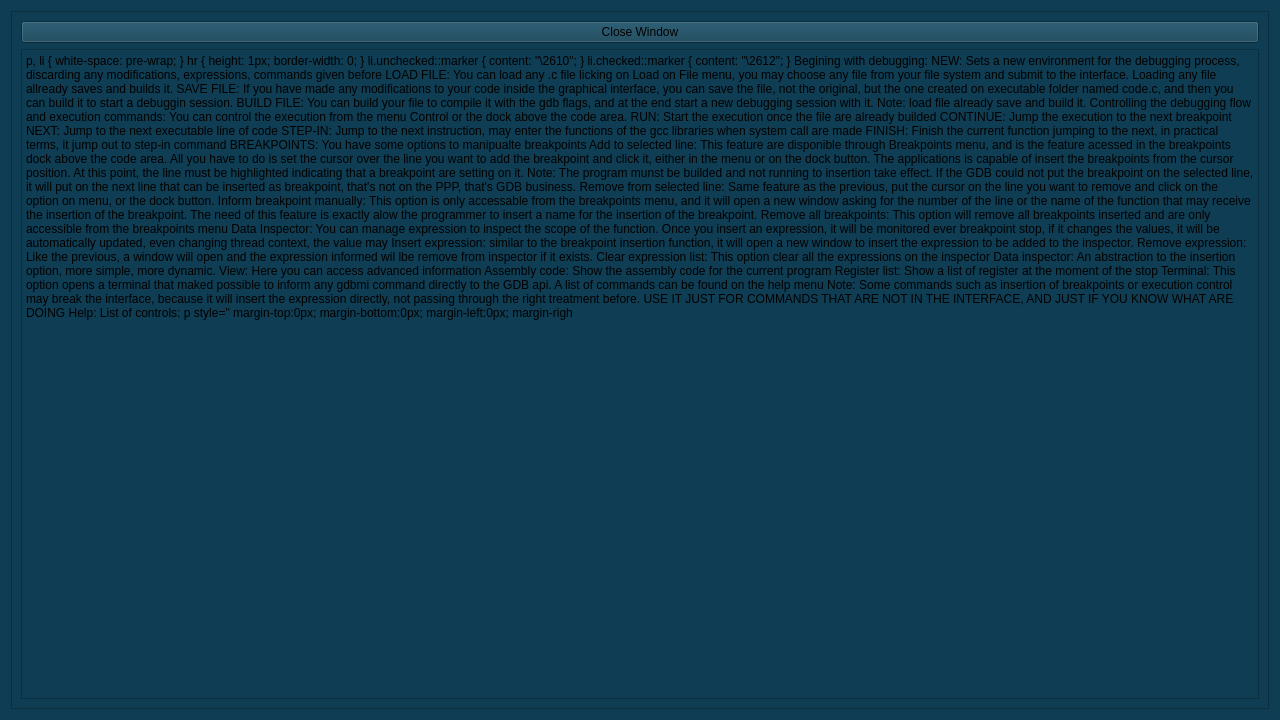
<?xml version="1.0" encoding="UTF-8"?>
<ui version="4.0">
 <class>Form</class>
 <widget class="QWidget" name="Form">
  <property name="geometry">
   <rect>
    <x>0</x>
    <y>0</y>
    <width>1280</width>
    <height>720</height>
   </rect>
  </property>
  <property name="windowTitle">
   <string>Form</string>
  </property>
  <property name="styleSheet">
   <string notr="true">QWidget {
	background-color:rgb(15, 61, 83);
}</string>
  </property>
  <layout class="QVBoxLayout" name="verticalLayout">
   <item>
    <widget class="QScrollArea" name="scrollArea">
     <property name="widgetResizable">
      <bool>true</bool>
     </property>
     <widget class="QWidget" name="scrollAreaWidgetContents">
      <property name="geometry">
       <rect>
        <x>0</x>
        <y>0</y>
        <width>1260</width>
        <height>700</height>
       </rect>
      </property>
      <layout class="QVBoxLayout" name="verticalLayout_2">
       <item>
        <widget class="QPushButton" name="closeButton">
         <property name="text">
          <string>Close Window</string>
         </property>
        </widget>
       </item>
       <item>
        <widget class="QTextBrowser" name="textBrowser">
         <property name="html">
          <string>&lt;!DOCTYPE HTML PUBLIC &quot;-//W3C//DTD HTML 4.0//EN&quot; &quot;http://www.w3.org/TR/REC-html40/strict.dtd&quot;&gt;
&lt;html&gt;&lt;head&gt;&lt;meta name=&quot;qrichtext&quot; content=&quot;1&quot; /&gt;&lt;meta charset=&quot;utf-8&quot; /&gt;&lt;style type=&quot;text/css&quot;&gt;
p, li { white-space: pre-wrap; }
hr { height: 1px; border-width: 0; }
li.unchecked::marker { content: &quot;\2610&quot;; }
li.checked::marker { content: &quot;\2612&quot;; }
&lt;/style&gt;&lt;/head&gt;&lt;body style=&quot; font-family:'Segoe UI'; font-size:9pt; font-weight:400; font-style:normal;&quot;&gt;
&lt;p style=&quot; margin-top:0px; margin-bottom:0px; margin-left:0px; margin-right:0px; -qt-block-indent:0; text-indent:0px;&quot;&gt;&lt;span style=&quot; font-size:12pt; color:#f44536;&quot;&gt;Begining with debugging:&lt;/span&gt;&lt;/p&gt;
&lt;p style=&quot;-qt-paragraph-type:empty; margin-top:0px; margin-bottom:0px; margin-left:0px; margin-right:0px; -qt-block-indent:0; text-indent:0px; font-size:12pt; color:#00fcd2;&quot;&gt;&lt;br /&gt;&lt;/p&gt;
&lt;p style=&quot; margin-top:0px; margin-bottom:0px; margin-left:0px; margin-right:0px; -qt-block-indent:0; text-indent:0px;&quot;&gt;&lt;span style=&quot; font-size:12pt; color:#00fcd2;&quot;&gt;NEW:&lt;/span&gt;&lt;/p&gt;
&lt;p style=&quot; margin-top:0px; margin-bottom:0px; margin-left:0px; margin-right:0px; -qt-block-indent:0; text-indent:0px;&quot;&gt;&lt;span style=&quot; font-size:12pt; color:#00fcd2;&quot;&gt;Sets a new environment for the debugging process, discarding any modifications, expressions, commands given before&lt;/span&gt;&lt;/p&gt;
&lt;p style=&quot;-qt-paragraph-type:empty; margin-top:0px; margin-bottom:0px; margin-left:0px; margin-right:0px; -qt-block-indent:0; text-indent:0px; font-size:12pt; color:#00fcd2;&quot;&gt;&lt;br /&gt;&lt;/p&gt;
&lt;p style=&quot; margin-top:0px; margin-bottom:0px; margin-left:0px; margin-right:0px; -qt-block-indent:0; text-indent:0px;&quot;&gt;&lt;span style=&quot; font-size:12pt; color:#00fcd2;&quot;&gt;LOAD FILE:&lt;/span&gt;&lt;/p&gt;
&lt;p style=&quot; margin-top:0px; margin-bottom:0px; margin-left:0px; margin-right:0px; -qt-block-indent:0; text-indent:0px;&quot;&gt;&lt;span style=&quot; font-size:12pt; color:#00fcd2;&quot;&gt;You can load any .c file licking on Load on File menu, you may choose any file from your file system and submit to the interface. Loading any file allready saves and builds it.&lt;/span&gt;&lt;/p&gt;
&lt;p style=&quot;-qt-paragraph-type:empty; margin-top:0px; margin-bottom:0px; margin-left:0px; margin-right:0px; -qt-block-indent:0; text-indent:0px; font-size:12pt; color:#00fcd2;&quot;&gt;&lt;br /&gt;&lt;/p&gt;
&lt;p style=&quot; margin-top:0px; margin-bottom:0px; margin-left:0px; margin-right:0px; -qt-block-indent:0; text-indent:0px;&quot;&gt;&lt;span style=&quot; font-size:12pt; color:#00fcd2;&quot;&gt;SAVE FILE:&lt;/span&gt;&lt;/p&gt;
&lt;p style=&quot; margin-top:0px; margin-bottom:0px; margin-left:0px; margin-right:0px; -qt-block-indent:0; text-indent:0px;&quot;&gt;&lt;span style=&quot; font-size:12pt; color:#00fcd2;&quot;&gt;If you have made any modifications to your code inside the graphical interface, you can save the file, not the original, but the one created on executable folder named code.c, and then you can build it to start a debuggin session. &lt;/span&gt;&lt;/p&gt;
&lt;p style=&quot;-qt-paragraph-type:empty; margin-top:0px; margin-bottom:0px; margin-left:0px; margin-right:0px; -qt-block-indent:0; text-indent:0px; font-size:12pt; color:#00fcd2;&quot;&gt;&lt;br /&gt;&lt;/p&gt;
&lt;p style=&quot; margin-top:0px; margin-bottom:0px; margin-left:0px; margin-right:0px; -qt-block-indent:0; text-indent:0px;&quot;&gt;&lt;span style=&quot; font-size:12pt; color:#00fcd2;&quot;&gt;BUILD FILE:&lt;/span&gt;&lt;/p&gt;
&lt;p style=&quot; margin-top:0px; margin-bottom:0px; margin-left:0px; margin-right:0px; -qt-block-indent:0; text-indent:0px;&quot;&gt;&lt;span style=&quot; font-size:12pt; color:#00fcd2;&quot;&gt;You can build your file to compile it with the gdb flags, and at the end start a new debugging session with it.&lt;/span&gt;&lt;/p&gt;
&lt;p style=&quot; margin-top:0px; margin-bottom:0px; margin-left:0px; margin-right:0px; -qt-block-indent:0; text-indent:0px;&quot;&gt;&lt;span style=&quot; font-size:12pt; color:#00fcd2;&quot;&gt;Note: load file already save and build it.&lt;/span&gt;&lt;/p&gt;
&lt;p style=&quot;-qt-paragraph-type:empty; margin-top:0px; margin-bottom:0px; margin-left:0px; margin-right:0px; -qt-block-indent:0; text-indent:0px; font-size:12pt; color:#00fcd2;&quot;&gt;&lt;br /&gt;&lt;/p&gt;
&lt;p style=&quot; margin-top:0px; margin-bottom:0px; margin-left:0px; margin-right:0px; -qt-block-indent:0; text-indent:0px;&quot;&gt;&lt;span style=&quot; font-size:12pt; color:#f44536;&quot;&gt;Controlling the debugging flow and execution commands:&lt;/span&gt;&lt;span style=&quot; font-size:12pt; color:#00fcd2;&quot;&gt;	&lt;/span&gt;&lt;/p&gt;
&lt;p style=&quot; margin-top:0px; margin-bottom:0px; margin-left:0px; margin-right:0px; -qt-block-indent:0; text-indent:0px;&quot;&gt;&lt;span style=&quot; font-size:12pt; color:#00fcd2;&quot;&gt;You can control the execution from the menu Control or the dock above the code area.&lt;/span&gt;&lt;/p&gt;
&lt;p style=&quot;-qt-paragraph-type:empty; margin-top:0px; margin-bottom:0px; margin-left:0px; margin-right:0px; -qt-block-indent:0; text-indent:0px; font-size:12pt; color:#00fcd2;&quot;&gt;&lt;br /&gt;&lt;/p&gt;
&lt;p style=&quot; margin-top:0px; margin-bottom:0px; margin-left:0px; margin-right:0px; -qt-block-indent:0; text-indent:0px;&quot;&gt;&lt;span style=&quot; font-size:12pt; color:#00fcd2;&quot;&gt;RUN:&lt;/span&gt;&lt;/p&gt;
&lt;p style=&quot; margin-top:0px; margin-bottom:0px; margin-left:0px; margin-right:0px; -qt-block-indent:0; text-indent:0px;&quot;&gt;&lt;span style=&quot; font-size:12pt; color:#00fcd2;&quot;&gt;Start the execution once the file are already builded&lt;/span&gt;&lt;/p&gt;
&lt;p style=&quot; margin-top:0px; margin-bottom:0px; margin-left:0px; margin-right:0px; -qt-block-indent:0; text-indent:0px;&quot;&gt;&lt;span style=&quot; font-size:12pt; color:#00fcd2;&quot;&gt;	&lt;/span&gt;&lt;/p&gt;
&lt;p style=&quot; margin-top:0px; margin-bottom:0px; margin-left:0px; margin-right:0px; -qt-block-indent:0; text-indent:0px;&quot;&gt;&lt;span style=&quot; font-size:12pt; color:#00fcd2;&quot;&gt;CONTINUE:&lt;/span&gt;&lt;/p&gt;
&lt;p style=&quot; margin-top:0px; margin-bottom:0px; margin-left:0px; margin-right:0px; -qt-block-indent:0; text-indent:0px;&quot;&gt;&lt;span style=&quot; font-size:12pt; color:#00fcd2;&quot;&gt;Jump the execution to the next breakpoint&lt;/span&gt;&lt;/p&gt;
&lt;p style=&quot; margin-top:0px; margin-bottom:0px; margin-left:0px; margin-right:0px; -qt-block-indent:0; text-indent:0px;&quot;&gt;&lt;span style=&quot; font-size:12pt; color:#00fcd2;&quot;&gt;	&lt;/span&gt;&lt;/p&gt;
&lt;p style=&quot; margin-top:0px; margin-bottom:0px; margin-left:0px; margin-right:0px; -qt-block-indent:0; text-indent:0px;&quot;&gt;&lt;span style=&quot; font-size:12pt; color:#00fcd2;&quot;&gt;NEXT: &lt;/span&gt;&lt;/p&gt;
&lt;p style=&quot; margin-top:0px; margin-bottom:0px; margin-left:0px; margin-right:0px; -qt-block-indent:0; text-indent:0px;&quot;&gt;&lt;span style=&quot; font-size:12pt; color:#00fcd2;&quot;&gt;Jump to the next executable line of code&lt;/span&gt;&lt;/p&gt;
&lt;p style=&quot;-qt-paragraph-type:empty; margin-top:0px; margin-bottom:0px; margin-left:0px; margin-right:0px; -qt-block-indent:0; text-indent:0px; font-size:12pt; color:#00fcd2;&quot;&gt;&lt;br /&gt;&lt;/p&gt;
&lt;p style=&quot; margin-top:0px; margin-bottom:0px; margin-left:0px; margin-right:0px; -qt-block-indent:0; text-indent:0px;&quot;&gt;&lt;span style=&quot; font-size:12pt; color:#00fcd2;&quot;&gt;STEP-IN: &lt;/span&gt;&lt;/p&gt;
&lt;p style=&quot; margin-top:0px; margin-bottom:0px; margin-left:0px; margin-right:0px; -qt-block-indent:0; text-indent:0px;&quot;&gt;&lt;span style=&quot; font-size:12pt; color:#00fcd2;&quot;&gt;Jump to the next instruction, may enter the functions of the gcc libraries when system call are made&lt;/span&gt;&lt;/p&gt;
&lt;p style=&quot;-qt-paragraph-type:empty; margin-top:0px; margin-bottom:0px; margin-left:0px; margin-right:0px; -qt-block-indent:0; text-indent:0px; font-size:12pt; color:#00fcd2;&quot;&gt;&lt;br /&gt;&lt;/p&gt;
&lt;p style=&quot; margin-top:0px; margin-bottom:0px; margin-left:0px; margin-right:0px; -qt-block-indent:0; text-indent:0px;&quot;&gt;&lt;span style=&quot; font-size:12pt; color:#00fcd2;&quot;&gt;FINISH: &lt;/span&gt;&lt;/p&gt;
&lt;p style=&quot; margin-top:0px; margin-bottom:0px; margin-left:0px; margin-right:0px; -qt-block-indent:0; text-indent:0px;&quot;&gt;&lt;span style=&quot; font-size:12pt; color:#00fcd2;&quot;&gt;Finish the current function jumping to the next, in practical terms, it jump out to step-in command&lt;/span&gt;&lt;/p&gt;
&lt;p style=&quot;-qt-paragraph-type:empty; margin-top:0px; margin-bottom:0px; margin-left:0px; margin-right:0px; -qt-block-indent:0; text-indent:0px; font-size:12pt; color:#00fcd2;&quot;&gt;&lt;br /&gt;&lt;/p&gt;
&lt;p style=&quot; margin-top:0px; margin-bottom:0px; margin-left:0px; margin-right:0px; -qt-block-indent:0; text-indent:0px;&quot;&gt;&lt;span style=&quot; font-size:12pt; color:#f44536;&quot;&gt;BREAKPOINTS:&lt;/span&gt;&lt;span style=&quot; font-size:12pt; color:#00fcd2;&quot;&gt;	&lt;/span&gt;&lt;/p&gt;
&lt;p style=&quot; margin-top:0px; margin-bottom:0px; margin-left:0px; margin-right:0px; -qt-block-indent:0; text-indent:0px;&quot;&gt;&lt;span style=&quot; font-size:12pt; color:#00fcd2;&quot;&gt;You have some options to manipualte breakpoints&lt;/span&gt;&lt;/p&gt;
&lt;p style=&quot;-qt-paragraph-type:empty; margin-top:0px; margin-bottom:0px; margin-left:0px; margin-right:0px; -qt-block-indent:0; text-indent:0px; font-size:12pt; color:#00fcd2;&quot;&gt;&lt;br /&gt;&lt;/p&gt;
&lt;p style=&quot; margin-top:0px; margin-bottom:0px; margin-left:0px; margin-right:0px; -qt-block-indent:0; text-indent:0px;&quot;&gt;&lt;span style=&quot; font-size:12pt; color:#00fcd2;&quot;&gt;Add to selected line:&lt;/span&gt;&lt;/p&gt;
&lt;p style=&quot; margin-top:0px; margin-bottom:0px; margin-left:0px; margin-right:0px; -qt-block-indent:0; text-indent:0px;&quot;&gt;&lt;span style=&quot; font-size:12pt; color:#00fcd2;&quot;&gt;This feature are disponible through Breakpoints menu, and is the feature acessed in the breakpoints dock above the code area.&lt;/span&gt;&lt;/p&gt;
&lt;p style=&quot; margin-top:0px; margin-bottom:0px; margin-left:0px; margin-right:0px; -qt-block-indent:0; text-indent:0px;&quot;&gt;&lt;span style=&quot; font-size:12pt; color:#00fcd2;&quot;&gt;All you have to do is set the cursor over the line you want to add the breakpoint and click it, either in the menu or on the dock button. The applications is capable of insert the breakpoints from the cursor position.&lt;/span&gt;&lt;/p&gt;
&lt;p style=&quot; margin-top:0px; margin-bottom:0px; margin-left:0px; margin-right:0px; -qt-block-indent:0; text-indent:0px;&quot;&gt;&lt;span style=&quot; font-size:12pt; color:#00fcd2;&quot;&gt;At this point, the line must be highlighted indicating that a breakpoint are setting on it.&lt;/span&gt;&lt;/p&gt;
&lt;p style=&quot; margin-top:0px; margin-bottom:0px; margin-left:0px; margin-right:0px; -qt-block-indent:0; text-indent:0px;&quot;&gt;&lt;span style=&quot; font-size:12pt; color:#00fcd2;&quot;&gt;Note:&lt;/span&gt;&lt;/p&gt;
&lt;p style=&quot; margin-top:0px; margin-bottom:0px; margin-left:0px; margin-right:0px; -qt-block-indent:0; text-indent:0px;&quot;&gt;&lt;span style=&quot; font-size:12pt; color:#00fcd2;&quot;&gt;The program munst be builded and not running to insertion take effect.&lt;/span&gt;&lt;/p&gt;
&lt;p style=&quot; margin-top:0px; margin-bottom:0px; margin-left:0px; margin-right:0px; -qt-block-indent:0; text-indent:0px;&quot;&gt;&lt;span style=&quot; font-size:12pt; color:#00fcd2;&quot;&gt;If the GDB could not put the breakpoint on the selected line, it will put on the next line that can be inserted as breakpoint, that's not on the PPP, that's GDB business.&lt;/span&gt;&lt;/p&gt;
&lt;p style=&quot;-qt-paragraph-type:empty; margin-top:0px; margin-bottom:0px; margin-left:0px; margin-right:0px; -qt-block-indent:0; text-indent:0px; font-size:12pt; color:#00fcd2;&quot;&gt;&lt;br /&gt;&lt;/p&gt;
&lt;p style=&quot; margin-top:0px; margin-bottom:0px; margin-left:0px; margin-right:0px; -qt-block-indent:0; text-indent:0px;&quot;&gt;&lt;span style=&quot; font-size:12pt; color:#00fcd2;&quot;&gt;Remove from selected line:&lt;/span&gt;&lt;/p&gt;
&lt;p style=&quot; margin-top:0px; margin-bottom:0px; margin-left:0px; margin-right:0px; -qt-block-indent:0; text-indent:0px;&quot;&gt;&lt;span style=&quot; font-size:12pt; color:#00fcd2;&quot;&gt;Same feature as the previous, put the cursor on the line you want to remove and click on the option on menu, or the dock button.&lt;/span&gt;&lt;/p&gt;
&lt;p style=&quot;-qt-paragraph-type:empty; margin-top:0px; margin-bottom:0px; margin-left:0px; margin-right:0px; -qt-block-indent:0; text-indent:0px; font-size:12pt; color:#00fcd2;&quot;&gt;&lt;br /&gt;&lt;/p&gt;
&lt;p style=&quot; margin-top:0px; margin-bottom:0px; margin-left:0px; margin-right:0px; -qt-block-indent:0; text-indent:0px;&quot;&gt;&lt;span style=&quot; font-size:12pt; color:#00fcd2;&quot;&gt;Inform breakpoint manually:&lt;/span&gt;&lt;/p&gt;
&lt;p style=&quot; margin-top:0px; margin-bottom:0px; margin-left:0px; margin-right:0px; -qt-block-indent:0; text-indent:0px;&quot;&gt;&lt;span style=&quot; font-size:12pt; color:#00fcd2;&quot;&gt;This option is only accessable from the breakpoints menu, and it will open a new window asking for the number of the line or the name of the function that may receive the insertion of the breakpoint.&lt;/span&gt;&lt;/p&gt;
&lt;p style=&quot; margin-top:0px; margin-bottom:0px; margin-left:0px; margin-right:0px; -qt-block-indent:0; text-indent:0px;&quot;&gt;&lt;span style=&quot; font-size:12pt; color:#00fcd2;&quot;&gt;The need of this feature is exactly alow the programmer to insert a name for the insertion of the breakpoint.&lt;/span&gt;&lt;/p&gt;
&lt;p style=&quot;-qt-paragraph-type:empty; margin-top:0px; margin-bottom:0px; margin-left:0px; margin-right:0px; -qt-block-indent:0; text-indent:0px; font-size:12pt; color:#00fcd2;&quot;&gt;&lt;br /&gt;&lt;/p&gt;
&lt;p style=&quot; margin-top:0px; margin-bottom:0px; margin-left:0px; margin-right:0px; -qt-block-indent:0; text-indent:0px;&quot;&gt;&lt;span style=&quot; font-size:12pt; color:#00fcd2;&quot;&gt;Remove all breakpoints:&lt;/span&gt;&lt;/p&gt;
&lt;p style=&quot; margin-top:0px; margin-bottom:0px; margin-left:0px; margin-right:0px; -qt-block-indent:0; text-indent:0px;&quot;&gt;&lt;span style=&quot; font-size:12pt; color:#00fcd2;&quot;&gt;This option will remove all breakpoints inserted and are only accessible from the breakpoints menu&lt;/span&gt;&lt;/p&gt;
&lt;p style=&quot;-qt-paragraph-type:empty; margin-top:0px; margin-bottom:0px; margin-left:0px; margin-right:0px; -qt-block-indent:0; text-indent:0px; font-size:12pt; color:#00fcd2;&quot;&gt;&lt;br /&gt;&lt;/p&gt;
&lt;p style=&quot; margin-top:0px; margin-bottom:0px; margin-left:0px; margin-right:0px; -qt-block-indent:0; text-indent:0px;&quot;&gt;&lt;span style=&quot; font-size:12pt; color:#f44536;&quot;&gt;Data Inspector:&lt;/span&gt;&lt;span style=&quot; font-size:12pt; color:#00fcd2;&quot;&gt;	&lt;/span&gt;&lt;/p&gt;
&lt;p style=&quot; margin-top:0px; margin-bottom:0px; margin-left:0px; margin-right:0px; -qt-block-indent:0; text-indent:0px;&quot;&gt;&lt;span style=&quot; font-size:12pt; color:#00fcd2;&quot;&gt;You can manage expression to inspect the scope of the function.&lt;/span&gt;&lt;/p&gt;
&lt;p style=&quot; margin-top:0px; margin-bottom:0px; margin-left:0px; margin-right:0px; -qt-block-indent:0; text-indent:0px;&quot;&gt;&lt;span style=&quot; font-size:12pt; color:#00fcd2;&quot;&gt;Once you insert an expression, it will be monitored ever breakpoint stop, if it changes the values, it will be automatically updated, even changing thread context, the value may &lt;/span&gt;&lt;/p&gt;
&lt;p style=&quot;-qt-paragraph-type:empty; margin-top:0px; margin-bottom:0px; margin-left:0px; margin-right:0px; -qt-block-indent:0; text-indent:0px; font-size:12pt; color:#00fcd2;&quot;&gt;&lt;br /&gt;&lt;/p&gt;
&lt;p style=&quot; margin-top:0px; margin-bottom:0px; margin-left:0px; margin-right:0px; -qt-block-indent:0; text-indent:0px;&quot;&gt;&lt;span style=&quot; font-size:12pt; color:#00fcd2;&quot;&gt;Insert expression:&lt;/span&gt;&lt;/p&gt;
&lt;p style=&quot; margin-top:0px; margin-bottom:0px; margin-left:0px; margin-right:0px; -qt-block-indent:0; text-indent:0px;&quot;&gt;&lt;span style=&quot; font-size:12pt; color:#00fcd2;&quot;&gt;similar to the breakpoint insertion function, it will open a new window to insert the expression to be added to the inspector.&lt;/span&gt;&lt;/p&gt;
&lt;p style=&quot;-qt-paragraph-type:empty; margin-top:0px; margin-bottom:0px; margin-left:0px; margin-right:0px; -qt-block-indent:0; text-indent:0px; font-size:12pt; color:#00fcd2;&quot;&gt;&lt;br /&gt;&lt;/p&gt;
&lt;p style=&quot; margin-top:0px; margin-bottom:0px; margin-left:0px; margin-right:0px; -qt-block-indent:0; text-indent:0px;&quot;&gt;&lt;span style=&quot; font-size:12pt; color:#00fcd2;&quot;&gt;Remove expression:&lt;/span&gt;&lt;/p&gt;
&lt;p style=&quot; margin-top:0px; margin-bottom:0px; margin-left:0px; margin-right:0px; -qt-block-indent:0; text-indent:0px;&quot;&gt;&lt;span style=&quot; font-size:12pt; color:#00fcd2;&quot;&gt;Like the previous, a window will open and the expression informed wil lbe remove from inspector if it exists.&lt;/span&gt;&lt;/p&gt;
&lt;p style=&quot;-qt-paragraph-type:empty; margin-top:0px; margin-bottom:0px; margin-left:0px; margin-right:0px; -qt-block-indent:0; text-indent:0px; font-size:12pt; color:#00fcd2;&quot;&gt;&lt;br /&gt;&lt;/p&gt;
&lt;p style=&quot; margin-top:0px; margin-bottom:0px; margin-left:0px; margin-right:0px; -qt-block-indent:0; text-indent:0px;&quot;&gt;&lt;span style=&quot; font-size:12pt; color:#00fcd2;&quot;&gt;Clear expression list:&lt;/span&gt;&lt;/p&gt;
&lt;p style=&quot; margin-top:0px; margin-bottom:0px; margin-left:0px; margin-right:0px; -qt-block-indent:0; text-indent:0px;&quot;&gt;&lt;span style=&quot; font-size:12pt; color:#00fcd2;&quot;&gt;This option clear all the expressions on the inspector&lt;/span&gt;&lt;/p&gt;
&lt;p style=&quot;-qt-paragraph-type:empty; margin-top:0px; margin-bottom:0px; margin-left:0px; margin-right:0px; -qt-block-indent:0; text-indent:0px; font-size:12pt; color:#00fcd2;&quot;&gt;&lt;br /&gt;&lt;/p&gt;
&lt;p style=&quot; margin-top:0px; margin-bottom:0px; margin-left:0px; margin-right:0px; -qt-block-indent:0; text-indent:0px;&quot;&gt;&lt;span style=&quot; font-size:12pt; color:#00fcd2;&quot;&gt;Data inspector:&lt;/span&gt;&lt;/p&gt;
&lt;p style=&quot; margin-top:0px; margin-bottom:0px; margin-left:0px; margin-right:0px; -qt-block-indent:0; text-indent:0px;&quot;&gt;&lt;span style=&quot; font-size:12pt; color:#00fcd2;&quot;&gt;An abstraction to the insertion option, more simple, more dynamic.&lt;/span&gt;&lt;/p&gt;
&lt;p style=&quot;-qt-paragraph-type:empty; margin-top:0px; margin-bottom:0px; margin-left:0px; margin-right:0px; -qt-block-indent:0; text-indent:0px; font-size:12pt; color:#00fcd2;&quot;&gt;&lt;br /&gt;&lt;/p&gt;
&lt;p style=&quot; margin-top:0px; margin-bottom:0px; margin-left:0px; margin-right:0px; -qt-block-indent:0; text-indent:0px;&quot;&gt;&lt;span style=&quot; font-size:12pt; color:#f44536;&quot;&gt;View:&lt;/span&gt;&lt;span style=&quot; font-size:12pt; color:#00fcd2;&quot;&gt;	&lt;/span&gt;&lt;/p&gt;
&lt;p style=&quot; margin-top:0px; margin-bottom:0px; margin-left:0px; margin-right:0px; -qt-block-indent:0; text-indent:0px;&quot;&gt;&lt;span style=&quot; font-size:12pt; color:#00fcd2;&quot;&gt;Here you can access advanced information&lt;/span&gt;&lt;/p&gt;
&lt;p style=&quot;-qt-paragraph-type:empty; margin-top:0px; margin-bottom:0px; margin-left:0px; margin-right:0px; -qt-block-indent:0; text-indent:0px; font-size:12pt; color:#00fcd2;&quot;&gt;&lt;br /&gt;&lt;/p&gt;
&lt;p style=&quot; margin-top:0px; margin-bottom:0px; margin-left:0px; margin-right:0px; -qt-block-indent:0; text-indent:0px;&quot;&gt;&lt;span style=&quot; font-size:12pt; color:#00fcd2;&quot;&gt;Assembly code:&lt;/span&gt;&lt;/p&gt;
&lt;p style=&quot; margin-top:0px; margin-bottom:0px; margin-left:0px; margin-right:0px; -qt-block-indent:0; text-indent:0px;&quot;&gt;&lt;span style=&quot; font-size:12pt; color:#00fcd2;&quot;&gt;Show the assembly code for the current program&lt;/span&gt;&lt;/p&gt;
&lt;p style=&quot;-qt-paragraph-type:empty; margin-top:0px; margin-bottom:0px; margin-left:0px; margin-right:0px; -qt-block-indent:0; text-indent:0px;&quot;&gt;&lt;br /&gt;&lt;/p&gt;
&lt;p style=&quot; margin-top:0px; margin-bottom:0px; margin-left:0px; margin-right:0px; -qt-block-indent:0; text-indent:0px;&quot;&gt;&lt;span style=&quot; font-size:12pt; color:#00fcd2;&quot;&gt;Register list:&lt;/span&gt;&lt;/p&gt;
&lt;p style=&quot; margin-top:0px; margin-bottom:0px; margin-left:0px; margin-right:0px; -qt-block-indent:0; text-indent:0px;&quot;&gt;&lt;span style=&quot; font-size:12pt; color:#00fcd2;&quot;&gt;Show a list of register at the moment of the stop&lt;/span&gt;&lt;/p&gt;
&lt;p style=&quot;-qt-paragraph-type:empty; margin-top:0px; margin-bottom:0px; margin-left:0px; margin-right:0px; -qt-block-indent:0; text-indent:0px; font-size:12pt; color:#00fcd2;&quot;&gt;&lt;br /&gt;&lt;/p&gt;
&lt;p style=&quot; margin-top:0px; margin-bottom:0px; margin-left:0px; margin-right:0px; -qt-block-indent:0; text-indent:0px;&quot;&gt;&lt;span style=&quot; font-size:12pt; color:#f44536;&quot;&gt;Terminal:&lt;/span&gt;&lt;span style=&quot; font-size:12pt; color:#00fcd2;&quot;&gt;	&lt;/span&gt;&lt;/p&gt;
&lt;p style=&quot; margin-top:0px; margin-bottom:0px; margin-left:0px; margin-right:0px; -qt-block-indent:0; text-indent:0px;&quot;&gt;&lt;span style=&quot; font-size:12pt; color:#00fcd2;&quot;&gt;This option opens a terminal that maked possible to inform any gdbmi command directly to the GDB api. A list of commands can be found on the help menu&lt;/span&gt;&lt;/p&gt;
&lt;p style=&quot; margin-top:0px; margin-bottom:0px; margin-left:0px; margin-right:0px; -qt-block-indent:0; text-indent:0px;&quot;&gt;&lt;span style=&quot; font-size:12pt; color:#00fcd2;&quot;&gt;Note: Some commands such as insertion of breakpoints or execution control may break the interface, because it will insert the expression directly, not passing through the right treatment before. USE IT JUST FOR COMMANDS THAT ARE NOT IN THE INTERFACE, AND JUST IF YOU KNOW WHAT ARE DOING&lt;/span&gt;&lt;/p&gt;
&lt;p style=&quot;-qt-paragraph-type:empty; margin-top:0px; margin-bottom:0px; margin-left:0px; margin-right:0px; -qt-block-indent:0; text-indent:0px; font-size:12pt; color:#00fcd2;&quot;&gt;&lt;br /&gt;&lt;/p&gt;
&lt;p style=&quot; margin-top:0px; margin-bottom:0px; margin-left:0px; margin-right:0px; -qt-block-indent:0; text-indent:0px;&quot;&gt;&lt;span style=&quot; font-size:12pt; color:#f44536;&quot;&gt;Help:&lt;/span&gt;&lt;span style=&quot; font-size:12pt; color:#00fcd2;&quot;&gt;	&lt;/span&gt;&lt;/p&gt;
&lt;p style=&quot; margin-top:0px; margin-bottom:0px; margin-left:0px; margin-right:0px; -qt-block-indent:0; text-indent:0px;&quot;&gt;&lt;span style=&quot; font-size:12pt; color:#00fcd2;&quot;&gt;List of controls:&lt;/span&gt;&lt;/p&gt;
&lt;p style=&quot; margin-top:0px; margin-bottom:0px; margin-left:0px; margin-right:0px; -qt-block-indent:0; text-indent:0px;&quot;&gt;&lt;span style=&quot; font-size:12pt; color:#00fcd2;&quot;&gt;This current window&lt;/span&gt;&lt;/p&gt;
&lt;p style=&quot;-qt-paragraph-type:empty; margin-top:0px; margin-bottom:0px; margin-left:0px; margin-right:0px; -qt-block-indent:0; text-indent:0px; font-size:12pt; color:#00fcd2;&quot;&gt;&lt;br /&gt;&lt;/p&gt;
&lt;p style=&quot; margin-top:0px; margin-bottom:0px; margin-left:0px; margin-right:0px; -qt-block-indent:0; text-indent:0px;&quot;&gt;&lt;span style=&quot; font-size:12pt; color:#00fcd2;&quot;&gt;List of commands:&lt;/span&gt;&lt;/p&gt;
&lt;p style=&quot; margin-top:0px; margin-bottom:0px; margin-left:0px; margin-right:0px; -qt-block-indent:0; text-indent:0px;&quot;&gt;&lt;span style=&quot; font-size:12pt; color:#00fcd2;&quot;&gt;A list of gdbmi commands to be used on the terminal&lt;/span&gt;&lt;/p&gt;
&lt;p style=&quot;-qt-paragraph-type:empty; margin-top:0px; margin-bottom:0px; margin-left:0px; margin-right:0px; -qt-block-indent:0; text-indent:0px; font-size:12pt; color:#00fcd2;&quot;&gt;&lt;br /&gt;&lt;/p&gt;
&lt;p style=&quot; margin-top:0px; margin-bottom:0px; margin-left:0px; margin-right:0px; -qt-block-indent:0; text-indent:0px;&quot;&gt;&lt;span style=&quot; font-size:12pt; color:#00fcd2;&quot;&gt;Documentation:&lt;/span&gt;&lt;/p&gt;
&lt;p style=&quot; margin-top:0px; margin-bottom:0px; margin-left:0px; margin-right:0px; -qt-block-indent:0; text-indent:0px;&quot;&gt;&lt;span style=&quot; font-size:12pt; color:#00fcd2;&quot;&gt;Information about the documentations of the application, project, github repository and monography&lt;/span&gt;&lt;/p&gt;
&lt;p style=&quot;-qt-paragraph-type:empty; margin-top:0px; margin-bottom:0px; margin-left:0px; margin-right:0px; -qt-block-indent:0; text-indent:0px; font-size:12pt; color:#00fcd2;&quot;&gt;&lt;br /&gt;&lt;/p&gt;
&lt;p style=&quot; margin-top:0px; margin-bottom:0px; margin-left:0px; margin-right:0px; -qt-block-indent:0; text-indent:0px;&quot;&gt;&lt;span style=&quot; font-size:12pt; color:#00fcd2;&quot;&gt;About:&lt;/span&gt;&lt;/p&gt;
&lt;p style=&quot; margin-top:0px; margin-bottom:0px; margin-left:0px; margin-right:0px; -qt-block-indent:0; text-indent:0px;&quot;&gt;&lt;span style=&quot; font-size:12pt; color:#00fcd2;&quot;&gt;General information about the PPP debugger application&lt;/span&gt;&lt;/p&gt;
&lt;p style=&quot;-qt-paragraph-type:empty; margin-top:0px; margin-bottom:0px; margin-left:0px; margin-right:0px; -qt-block-indent:0; text-indent:0px; font-size:12pt; color:#00fcd2;&quot;&gt;&lt;br /&gt;&lt;/p&gt;
&lt;p style=&quot; margin-top:0px; margin-bottom:0px; margin-left:0px; margin-right:0px; -qt-block-indent:0; text-indent:0px;&quot;&gt;&lt;span style=&quot; font-size:12pt; color:#f44536;&quot;&gt;Thread Zone:&lt;/span&gt;&lt;/p&gt;
&lt;p style=&quot; margin-top:0px; margin-bottom:0px; margin-left:0px; margin-right:0px; -qt-block-indent:0; text-indent:0px;&quot;&gt;&lt;span style=&quot; font-size:12pt; color:#00fcd2;&quot;&gt;Here you can manage threads in the interface.&lt;/span&gt;&lt;/p&gt;
&lt;p style=&quot; margin-top:0px; margin-bottom:0px; margin-left:0px; margin-right:0px; -qt-block-indent:0; text-indent:0px;&quot;&gt;&lt;span style=&quot; font-size:12pt; color:#00fcd2;&quot;&gt;At any stop on any breakpoint, the list of actives threads are updated, and, for each one, a button are added to this zone. Clicking on any button will imediatly change the context for the given thread, updating the current line position and the values of all the expression list on inspector.&lt;/span&gt;&lt;/p&gt;
&lt;p style=&quot;-qt-paragraph-type:empty; margin-top:0px; margin-bottom:0px; margin-left:0px; margin-right:0px; -qt-block-indent:0; text-indent:0px;&quot;&gt;&lt;br /&gt;&lt;/p&gt;&lt;/body&gt;&lt;/html&gt;</string>
         </property>
        </widget>
       </item>
      </layout>
     </widget>
    </widget>
   </item>
  </layout>
 </widget>
 <resources/>
 <connections/>
</ui>
